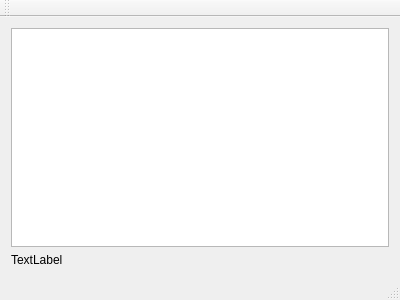
<?xml version="1.0" encoding="UTF-8"?>
<ui version="4.0">
 <class>MainWindow</class>
 <widget class="QMainWindow" name="MainWindow">
  <property name="geometry">
   <rect>
    <x>0</x>
    <y>0</y>
    <width>400</width>
    <height>300</height>
   </rect>
  </property>
  <property name="windowTitle">
   <string>MainWindow</string>
  </property>
  <widget class="QWidget" name="centralWidget">
   <layout class="QGridLayout" name="gridLayout">
    <item row="0" column="0">
     <widget class="QTextEdit" name="textEdit"/>
    </item>
    <item row="1" column="0">
     <widget class="QLabel" name="label">
      <property name="text">
       <string>TextLabel</string>
      </property>
     </widget>
    </item>
   </layout>
  </widget>
  <widget class="QMenuBar" name="menuBar">
   <property name="geometry">
    <rect>
     <x>0</x>
     <y>0</y>
     <width>400</width>
     <height>33</height>
    </rect>
   </property>
  </widget>
  <widget class="QToolBar" name="mainToolBar">
   <attribute name="toolBarArea">
    <enum>TopToolBarArea</enum>
   </attribute>
   <attribute name="toolBarBreak">
    <bool>false</bool>
   </attribute>
  </widget>
  <widget class="QStatusBar" name="statusBar"/>
 </widget>
 <layoutdefault spacing="6" margin="11"/>
 <resources/>
 <connections/>
</ui>
